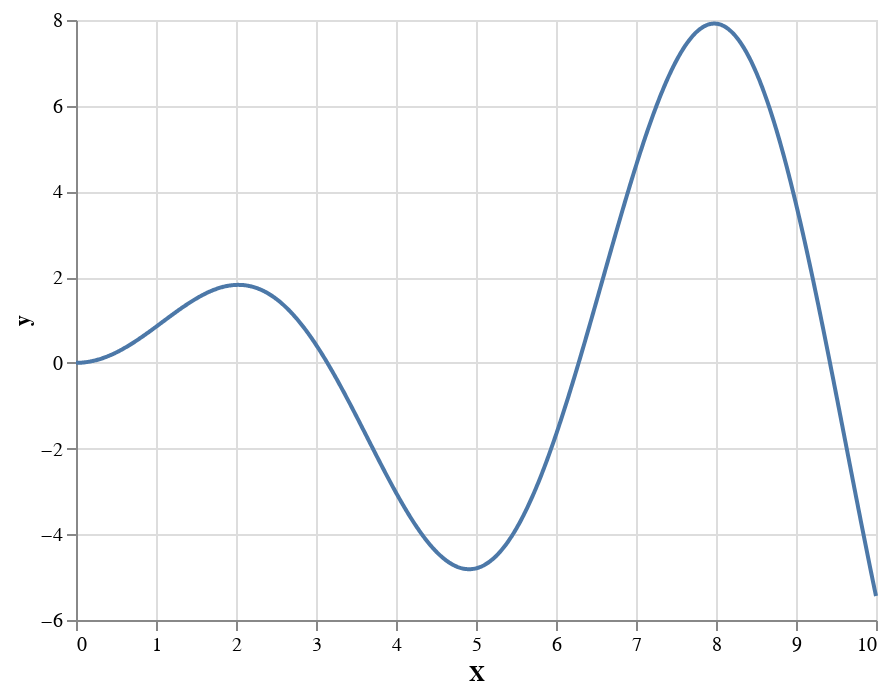

The cell this chart's notebook holds for it:
### Markdown cell above
## Bayesian Optimization + Gaussian Process
먼저, Surrogate Model을 Gaussian Process로 삼아서 해보자. 그 전에, Gaussian Process와 같은 확률적 회귀 모델이 어떤 출력을 내는 지 확인해보자.

아래와 같이 임의의 연속형 데이터를 만들어보자.

### Code cell
import numpy as np
import pandas as pd
import altair as alt


gp_X = np.linspace(start=0, stop=10, num=1_000).reshape(-1, 1)
gp_y = np.squeeze(gp_X * np.sin(gp_X))

df_true = pd.DataFrame({'X': np.ravel(gp_X), 'y': gp_y})
alt.Chart(df_true).mark_line().encode(
    x='X:Q', y='y:Q'
)

### Figure 1 — Vega-Lite specification as saved in the notebook (floating-point values rounded to 4 significant figures; data arrays with more than 128 entries replaced by an {"elided": "..."} marker saying what was removed)
{"config": {"view": {"continuousWidth": 400, "continuousHeight": 300}}, "data": {"name": "data-bf8072546c2cf667dd8534dd4a1b3339"}, "mark": "line", "encoding": {"x": {"field": "X", "type": "quantitative"}, "y": {"field": "y", "type": "quantitative"}}, "$schema": "https://vega.github.io/schema/vega-lite/v4.17.0.json", "datasets": {"data-bf8072546c2cf667dd8534dd4a1b3339": {"elided": "1000 records"}}}
